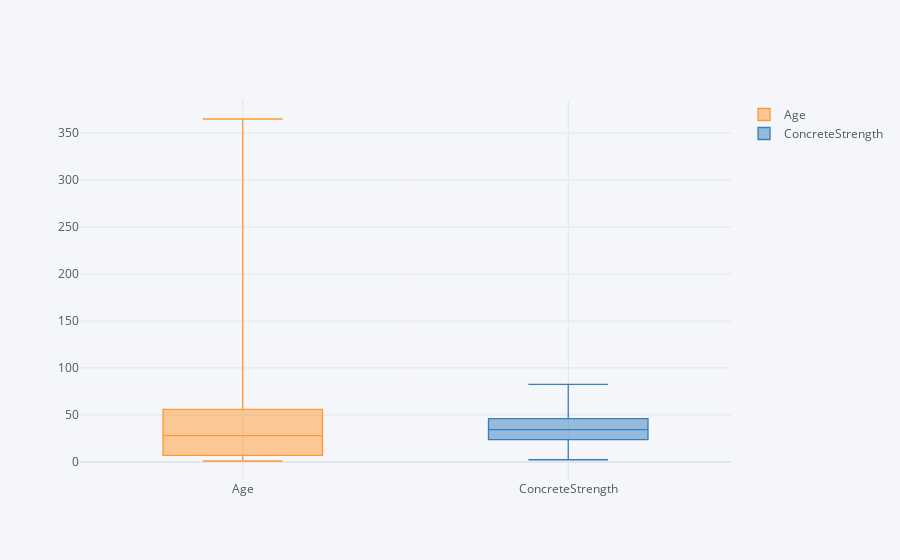

Source (notebook cell):
### Code cell
ds[['Age', 'ConcreteStrength']].iplot(kind='box')

### Figure 1 — Plotly figure (JSON) as saved in the notebook; plotly's stock layout.template omitted (floating-point values rounded to 4 significant figures; data arrays with more than 128 entries replaced by an {"elided": "..."} marker saying what was removed)
{"data": [{"boxpoints": false, "line": {"width": 1.3}, "marker": {"color": "rgba(255, 153, 51, 1.0)"}, "name": "Age", "orientation": "v", "type": "box", "y": {"elided": "1030 int values"}}, {"boxpoints": false, "line": {"width": 1.3}, "marker": {"color": "rgba(55, 128, 191, 1.0)"}, "name": "ConcreteStrength", "orientation": "v", "type": "box", "y": {"elided": "1030 float values"}}], "layout": {"legend": {"bgcolor": "#F5F6F9", "font": {"color": "#4D5663"}}, "paper_bgcolor": "#F5F6F9", "plot_bgcolor": "#F5F6F9", "title": {"font": {"color": "#4D5663"}}, "xaxis": {"gridcolor": "#E1E5ED", "showgrid": true, "tickfont": {"color": "#4D5663"}, "title": {"font": {"color": "#4D5663"}, "text": ""}, "zerolinecolor": "#E1E5ED"}, "yaxis": {"gridcolor": "#E1E5ED", "showgrid": true, "tickfont": {"color": "#4D5663"}, "title": {"font": {"color": "#4D5663"}, "text": ""}, "zerolinecolor": "#E1E5ED"}}}
